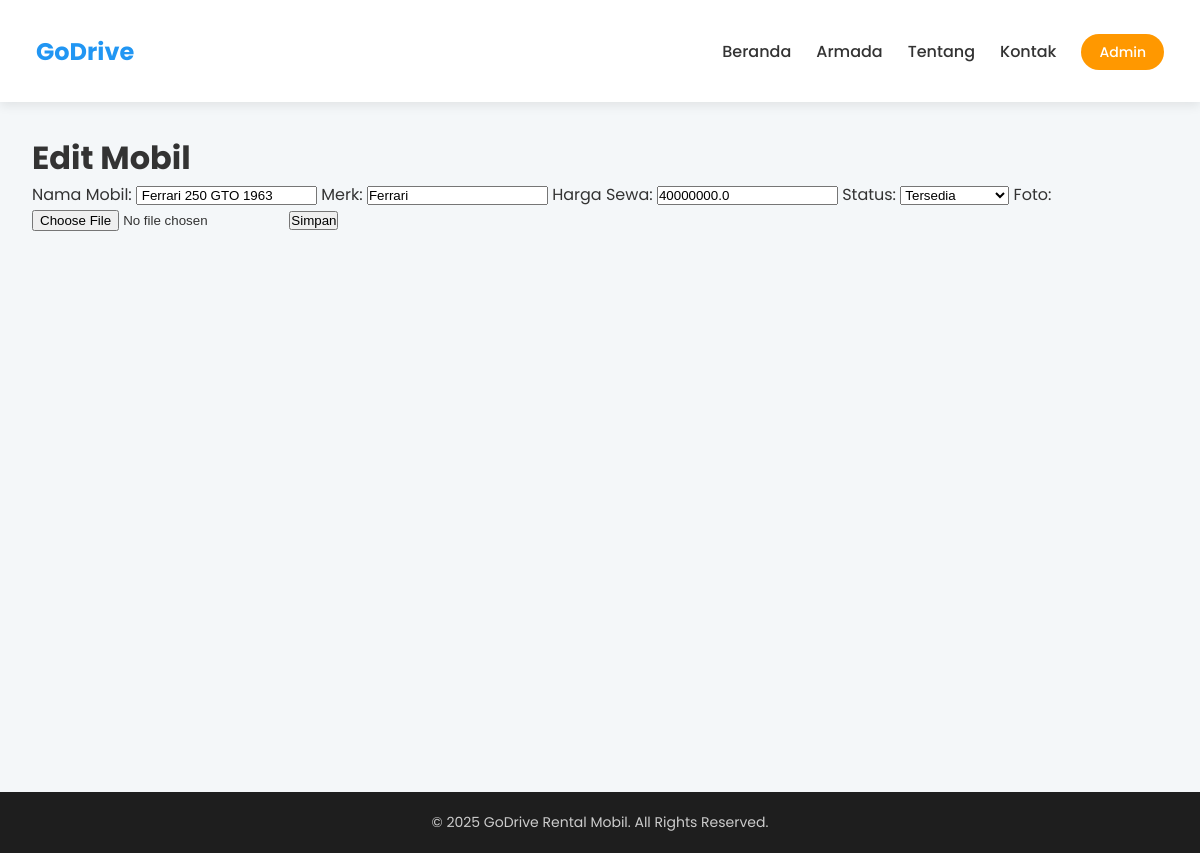
Screenshot of /admin/edit/9 with the database file from the repository.
### tables this page shows
CREATE TABLE rental(
            id INTEGER PRIMARY KEY AUTOINCREMENT,
            nama_mobil TEXT NOT NULL,
            merk TEXT NOT NULL,
            harga_sewa REAL NOT NULL,
            status TEXT NOT NULL,
            foto TEXT
        );

### app.py (the view, shortened to what this page needs)
@app.route("/admin/edit/<int:id>", methods=["GET", "POST"])
def admin_edit(id):
    conn = get_db()
    stok = conn.execute("SELECT * FROM rental WHERE id=?", (id,)).fetchone()
    conn.close()
    return render_template("admin/edit.html", stok=stok)

### app.py (called while the page is built)
def get_db():
    conn = sqlite3.connect("stokumkm.db")
    conn.row_factory = sqlite3.Row
    return conn

### templates/admin/edit.html (shortened to what this page needs)
{% extends "base.html" %}
{% block content %}
<h1>Edit Mobil</h1>
<form action="{{ url_for('admin_edit', id=stok.id) }}" method="POST" enctype="multipart/form-data">
    <label>Nama Mobil:</label>
    <input type="text" name="nama_mobil" value="{{ stok.nama_mobil }}" required>
    <label>Merk:</label>
    <input type="text" name="merk" value="{{ stok.merk }}" required>
    <label>Harga Sewa:</label>
    <input type="number" name="harga_sewa" value="{{ stok.harga_sewa }}" required>
    <label>Status:</label>
    <select name="status">
        <option value="Tersedia" {% if stok.status == 'Tersedia' %}selected{% endif %}>Tersedia</option>
    </select>
    <label>Foto:</label>
    <input type="file" name="foto">
    <button type="submit">Simpan</button>
</form>
{% endblock %}

### static/uploads/css/style.css (style rules this page uses)
body { font-family: Arial, sans-serif; margin: 0; padding: 0; }
* { margin: 0; padding: 0; box-sizing: border-box; }
body { font-family: 'Poppins', sans-serif; background-color: #f4f7f9; color: #333; }

### rows the page displays
rental: nama_mobil "Ferrari 250 GTO 1963", merk "Ferrari", harga_sewa "40000000.0"
